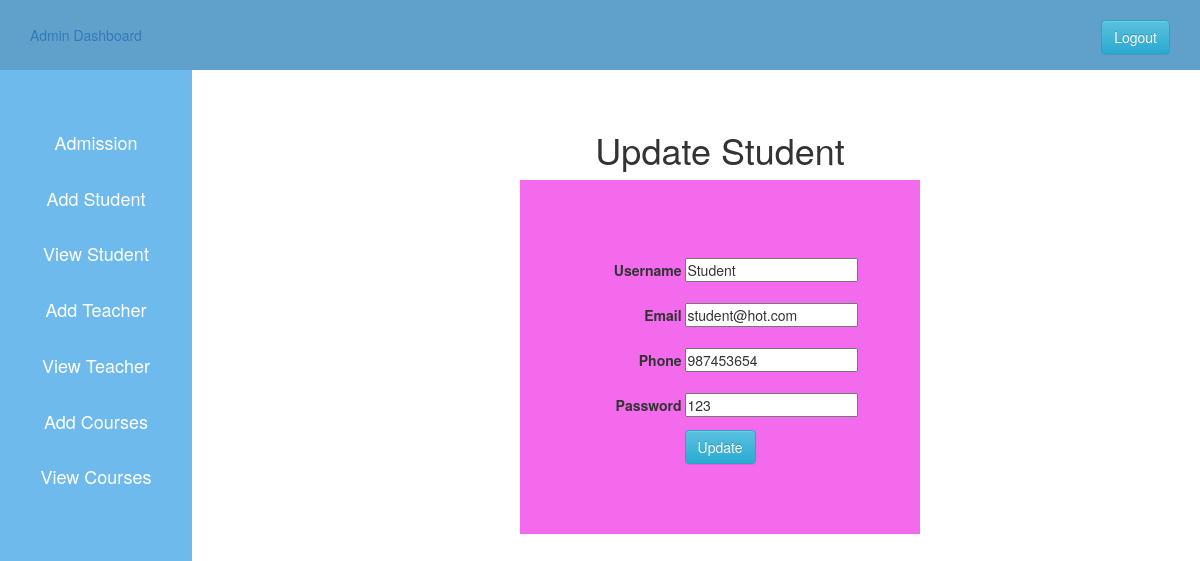
The app's page /update_student.php?student_id=2 (signed in), older data.
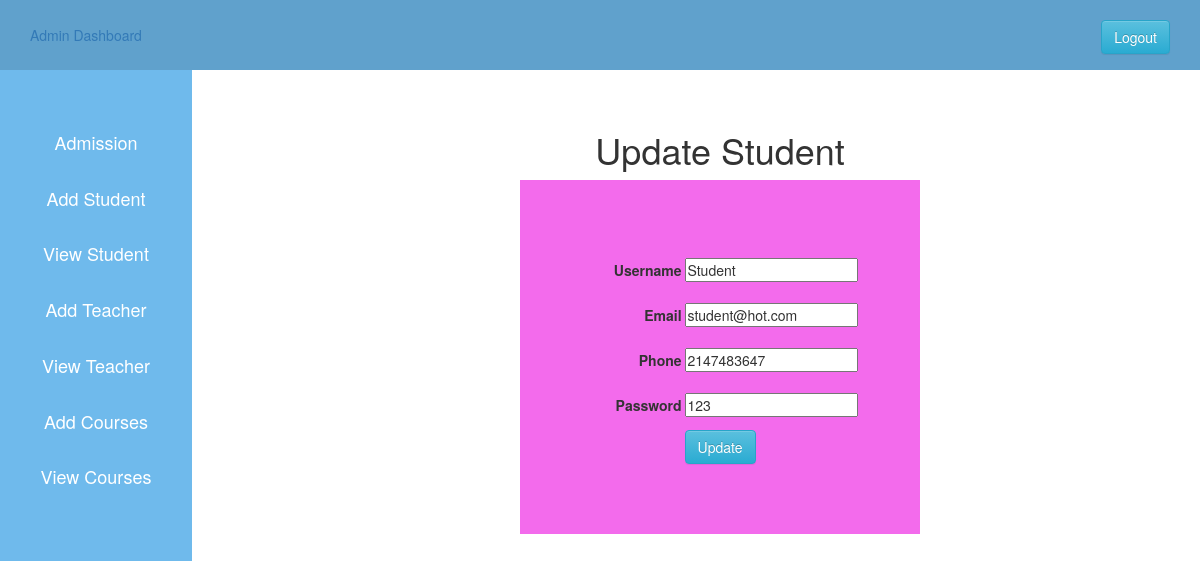
The same page, newer data.
### tables this page shows
CREATE TABLE `user` (
  `id` int(11) NOT NULL,
  `username` varchar(255) DEFAULT NULL,
  `phone` int(30) DEFAULT NULL,
  `email` varchar(255) DEFAULT NULL,
  `usertype` varchar(50) DEFAULT NULL,
  `password` varchar(255) DEFAULT NULL
);

### update_student.php (the view, shortened to what this page needs)
<?php
  $host="localhost";
  $user="root";
  $password="";
  $db="schoolproject";
  $data=mysqli_connect($host, $user, $password, $db);
  $id=$_GET['student_id'];
  $sql="SELECT * FROM user WHERE id='$id' ";
  $result=mysqli_query($data, $sql);
  $info=$result->fetch_assoc();
?>
<!DOCTYPE html>
<html lang="en">
<head>
  <?php
    include 'admin_css.php';
  ?>
</head>
<body>
  <?php
    include 'admin_sidebar.php';
  ?>
  <div class="content">
    <center>
      <h1>Update Student</h1>
      <div class="div_deg">
        <form action="#" method="POST">
          <div>
            <label>Username</label>
            <input type="text" name="name" value="<?php echo "{$info['username']}"; ?>">
          </div>
          <div>
            <label>Email</label>
            <input type="email" name="email" value="<?php echo "{$info['email']}"; ?>">
          </div>
          <div>
            <label>Phone</label>
            <input type="number" name="phone" value="<?php echo "{$info['phone']}"; ?>">
          </div>
          <div>
            <label>Password</label>
            <input type="text" name="password" value="<?php echo "{$info['password']}"; ?>">
          </div>
          <div>
            <input class="btn btn-info" type="submit" name="update" value="Update">
          </div>
        </form>
      </div>
    </center>
  </div>
</body>
</html>

Row changes from the older to the newer data that the page shows:
changed user "Student": phone "987453654" → "2147483647"
